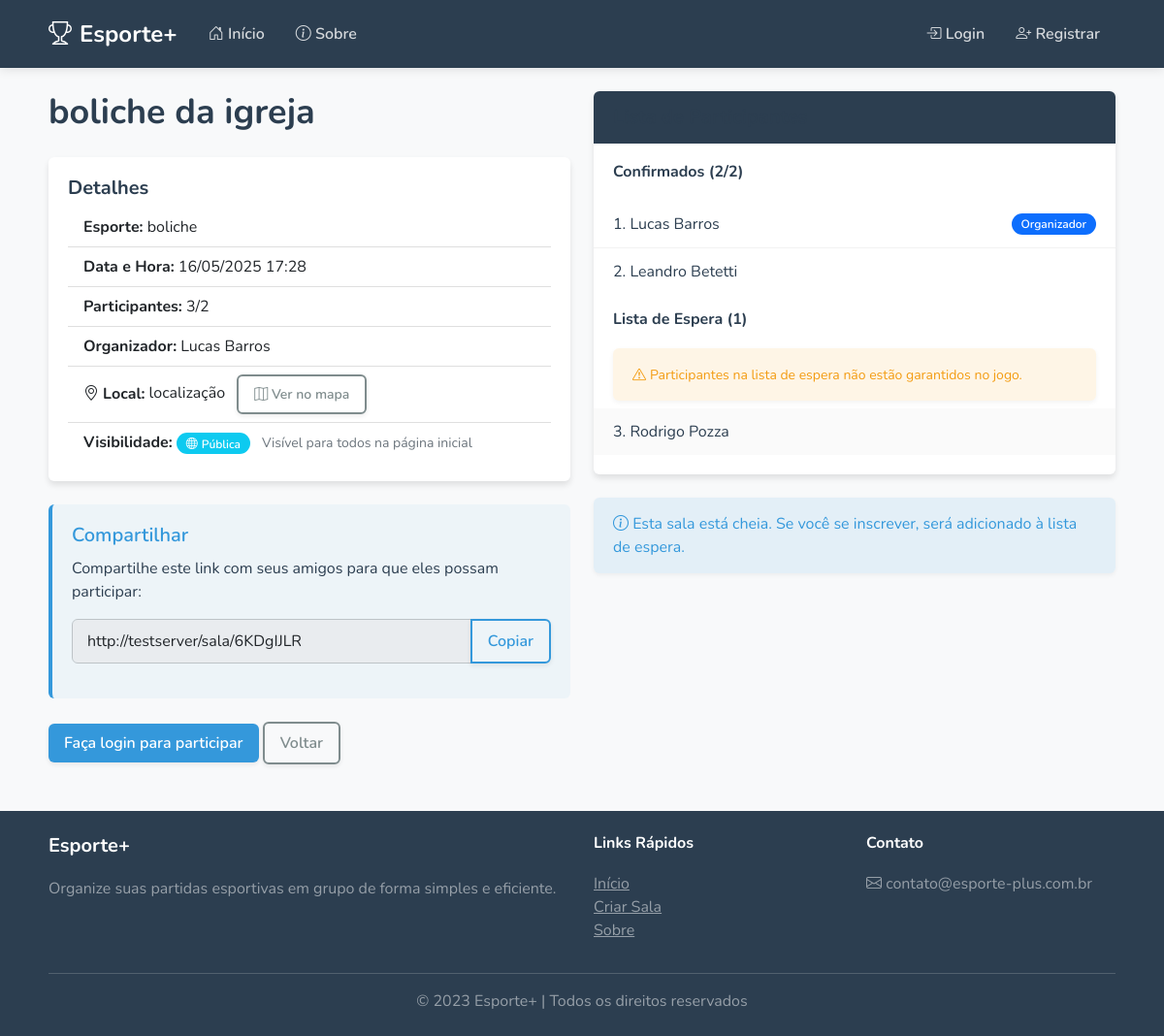
The page /sala/6KDgIJLR on the database its author committed.
### app/models/models.py (models this page shows, shortened)
class Room(db.Model):
    __tablename__ = 'rooms'
    id = db.Column(db.Integer, primary_key=True)
    name = db.Column(db.String(100), nullable=False)
    sport = db.Column(db.String(50), nullable=False)
    date = db.Column(db.DateTime, nullable=False)
    max_participants = db.Column(db.Integer, nullable=False)
    description = db.Column(db.Text, nullable=True)
    link_code = db.Column(db.String(10), unique=True, nullable=False)
    created_at = db.Column(db.DateTime, default=datetime.utcnow)
    is_active = db.Column(db.Boolean, default=True)
    creator_id = db.Column(db.Integer, db.ForeignKey('users.id'), nullable=False)
    is_private = db.Column(db.Boolean, default=False)
    location = db.Column(db.String(200), nullable=True)
    participants = db.relationship('Participant', backref='room', lazy=True)
    def is_full(self):
        return len(self.get_active_participants()) >= self.max_participants
    def get_active_participants(self):
        return [p for p in self.participants if p.is_active]
    def get_waiting_list(self):
        active_participants = self.get_active_participants()
        if len(active_participants) <= self.max_participants:
            return []
        return active_participants[self.max_participants:]
    def get_confirmed_participants(self):
        active_participants = self.get_active_participants()
        return active_participants[:min(len(active_participants), self.max_participants)]

class User(db.Model, UserMixin):
    __tablename__ = 'users'
    id = db.Column(db.Integer, primary_key=True)
    username = db.Column(db.String(50), unique=True, nullable=False)
    email = db.Column(db.String(100), unique=True, nullable=False)
    password_hash = db.Column(db.String(200), nullable=False)
    name = db.Column(db.String(100), nullable=False)
    created_at = db.Column(db.DateTime, default=datetime.utcnow)
    is_active = db.Column(db.Boolean, default=True)
    rooms_created = db.relationship('Room', backref='creator', lazy=True, foreign_keys='Room.creator_id')
    participations = db.relationship('Participant', backref='user', lazy=True)

class Participant(db.Model):
    __tablename__ = 'participants'
    id = db.Column(db.Integer, primary_key=True)
    user_id = db.Column(db.Integer, db.ForeignKey('users.id'), nullable=False)
    room_id = db.Column(db.Integer, db.ForeignKey('rooms.id'), nullable=False)
    registered_at = db.Column(db.DateTime, default=datetime.utcnow)
    is_active = db.Column(db.Boolean, default=True)
    checked_in = db.Column(db.Boolean, default=False)

### app/controllers/room_routes.py (the view)
@room_bp.route('/<link_code>')
def view_room(link_code):
    room = Room.query.filter_by(link_code=link_code).first_or_404()
    is_participating = False
    is_in_waiting_list = False
    user_participation = None
    if current_user.is_authenticated:
        user_participation = current_user.get_participation(room.id)
        is_participating = user_participation is not None
        if is_participating:
            is_in_waiting_list = user_participation.is_in_waiting_list()
    is_owner = current_user.is_authenticated and room.creator_id == current_user.id
    return render_template('view_room.html',
                          room=room,
                          is_owner=is_owner,
                          is_participating=is_participating,
                          is_in_waiting_list=is_in_waiting_list,
                          user_participation=user_participation)

### app/templates/view_room.html (shortened to what this page needs)
{% extends 'layout.html' %}
{% block content %}
<div class="row content-visible">
    <div class="col-md-6">
        <h1>{{ room.name }}</h1>
        <div class="card mb-4" data-aos="fade-up" data-aos-duration="300">
            <div class="card-body">
                <h5 class="card-title">Detalhes</h5>
                <ul class="list-group list-group-flush">
                    <li class="list-group-item"><strong>Esporte:</strong> {{ room.sport }}</li>
                    <li class="list-group-item"><strong>Data e Hora:</strong> {{ room.date.strftime('%d/%m/%Y %H:%M') }}</li>
                    <li class="list-group-item"><strong>Participantes:</strong> {{ room.get_active_participants()|length }}/{{ room.max_participants }}</li>
                    <li class="list-group-item"><strong>Organizador:</strong> {{ room.creator.name }}</li>
                    {% if room.location %}
                        <li class="list-group-item">
                            <strong><i class="bi bi-geo-alt me-1"></i>Local:</strong>
                            <span>{{ room.location }}</span>
                            {% if room.location|length > 5 %}
                                <a href="https://maps.google.com/?q={{ room.location }}" target="_blank" class="btn btn-sm btn-outline-secondary ms-2">
                                    <i class="bi bi-map"></i> Ver no mapa
                                </a>
                            {% endif %}
                        </li>
                    {% endif %}
                    <li class="list-group-item">
                        <strong>Visibilidade:</strong>
                        {% if room.is_private %}
                            <span class="badge bg-secondary">
                                <i class="bi bi-lock-fill me-1"></i>Privada
                            </span>
                            <small class="text-muted ms-2">Esta sala só é acessível por link direto</small>
                        {% else %}
                            <span class="badge bg-info">
                                <i class="bi bi-globe me-1"></i>Pública
                            </span>
                            <small class="text-muted ms-2">Visível para todos na página inicial</small>
                        {% endif %}
                    </li>
                </ul>
            </div>
        </div>
        <div class="share-link" data-aos="fade-up" data-aos-duration="300">
            <h5>Compartilhar</h5>
            <p>Compartilhe este link com seus amigos para que eles possam participar:</p>
            <div class="input-group mb-3">
                <input type="text" class="form-control" value="{{ request.url }}" id="share-url" readonly>
                <button class="btn btn-outline-primary" type="button" onclick="copyShareLink()">Copiar</button>
            </div>
        </div>
        <div class="mt-4" data-aos="fade-up" data-aos-duration="300">
            {% if current_user.is_authenticated %}
                {% if is_owner %}
                    <div class="btn-group">
                        <a href="{{ url_for('room.manage_room', link_code=room.link_code) }}" class="btn btn-primary">
                            <i class="bi bi-gear"></i> Gerenciar Sala
                        </a>
                        <button type="button" class="btn btn-primary dropdown-toggle dropdown-toggle-split" data-bs-toggle="dropdown" aria-expanded="false">
                            <span class="visually-hidden">Toggle Dropdown</span>
                        </button>
                        <ul class="dropdown-menu dropdown-menu-end">
                            {% if room.is_active %}
                                <li>
                                    <a class="dropdown-item text-warning" href="{{ url_for('room.close_room', link_code=room.link_code) }}"
                                       onclick="return confirm('Tem certeza que deseja encerrar esta sala? Isso impedirá novas inscrições.')">
                                        <i class="bi bi-x-circle me-2"></i>Encerrar Sala
                                    </a>
                                </li>
                            {% endif %}
                            <li>
                                <a class="dropdown-item text-danger" href="#" data-bs-toggle="modal" data-bs-target="#deleteRoomModal">
                                    <i class="bi bi-trash me-2"></i>Excluir Sala
                                </a>
                            </li>
                        </ul>
                    </div>
                {% elif room.is_active %}
                    {% if is_participating %}
                        <a href="{{ url_for('room.leave_room', link_code=room.link_code) }}"
                           class="btn btn-danger"
                           onclick="return confirm('Tem certeza que deseja sair desta sala?')">
                            <i class="bi bi-box-arrow-left"></i> Sair da Sala
                        </a>
                    {% else %}
                        <a href="{{ url_for('room.join_room', link_code=room.link_code) }}" class="btn btn-success">
                            <i class="bi bi-check-circle"></i> Participar
                        </a>
                    {% endif %}
                {% endif %}
            {% else %}
                <a href="{{ url_for('auth.login', next=request.url) }}" class="btn btn-primary">
                    Faça login para participar
                </a>
            {% endif %}
            <a href="{{ url_for('main.index') }}" class="btn btn-outline-secondary">Voltar</a>
        </div>
    </div>
    <div class="col-md-6">
        <div class="card mb-4" data-aos="fade-up" data-aos-duration="300">
            <div class="card-header">
                <h5 class="mb-0">Lista de Participantes</h5>
            </div>
            <div class="card-body">
                {% if room.get_active_participants() %}
                    <h6>Confirmados ({{ room.get_confirmed_participants()|length }}/{{ room.max_participants }})</h6>
                    <div class="participant-list mb-3">
                        {% for participant in room.get_confirmed_participants() %}
                            <div class="participant-item">
                                {{ loop.index }}. {{ participant.user.name }}
                                {% if participant.user.id == room.creator_id %}
                                    <span class="badge bg-primary ms-2">Organizador</span>
                                {% endif %}
                            </div>
                        {% endfor %}
                    </div>
                    {% if room.get_waiting_list() %}
                        <h6>Lista de Espera ({{ room.get_waiting_list()|length }})</h6>
                        <div class="alert alert-warning mb-2">
                            <small><i class="bi bi-exclamation-triangle me-1"></i>Participantes na lista de espera não estão garantidos no jogo.</small>
                        </div>
                        <div class="participant-list waiting-list">
                            {% for participant in room.get_waiting_list() %}
                                <div class="participant-item">
                                    {{ loop.index + room.max_participants }}. {{ participant.user.name }}
                                </div>
                            {% endfor %}
                        </div>
                    {% endif %}
                {% else %}
                    <p class="text-muted">Ainda não há participantes inscritos.</p>
                {% endif %}
            </div>
        </div>
        {% if not room.is_active %}
            <div class="alert alert-warning">
                <i class="bi bi-exclamation-triangle"></i> Esta sala está encerrada e não aceita mais participantes.
            </div>
        {% elif room.is_full() and not is_participating %}
            <div class="alert alert-info">
                <i class="bi bi-info-circle"></i> Esta sala está cheia. Se você se inscrever, será adicionado à lista de espera.
            </div>
        {% endif %}
    </div>
</div>
{% endblock %}

### app/static/css/style.css (style rules this page uses)
:root { --primary: #2c3e50; --primary-light: #34495e; --secondary: #3498db; --secondary-light: #5dade2; --accent: #e67e22; --success: #27ae60; --danger: #e74c3c; --warning: #f39c12; --light: #ecf0f1; --dark: #1a252f; --gray: #95a5a6; --gray-light: #bdc3c7; --gray-dark: #7f8c8d; --body-bg: #f8f9fa; --text-color: #2c3e50; --border-radius: 6px; --box-shadow: 0 4px 6px rgba(0, 0, 0, 0.1); --transition: all 0.3s ease; }
body { min-height: 100vh; display: flex; flex-direction: column; font-family: 'Nunito', 'Segoe UI', -apple-system, BlinkMacSystemFont, sans-serif; background-color: var(--body-bg); color: var(--text-color); }
[data-aos] { pointer-events: auto !important; }
.content-visible { opacity: 1 !important; transform: none !important; visibility: visible !important; }
.btn { border-radius: var(--border-radius); font-weight: 600; padding: 8px 16px; transition: var(--transition); border: none; box-shadow: 0 2px 5px rgba(0, 0, 0, 0.08); }
.btn-primary { background-color: var(--secondary); }
.btn-outline-primary { color: var(--secondary); border: 2px solid var(--secondary); }
.btn-outline-secondary { color: var(--gray-dark); border: 2px solid var(--gray-dark); }
.card { border: none; border-radius: var(--border-radius); box-shadow: var(--box-shadow); overflow: hidden; transition: var(--transition); margin-bottom: 24px; }
.card-header { background-color: var(--primary); color: white; font-weight: 600; padding: 15px 20px; border-bottom: none; }
.card-body { padding: 20px; }
.participant-list { max-height: 300px; overflow-y: auto; margin: 0 -20px; }
.participant-item { padding: 12px 20px; border-bottom: 1px solid rgba(0, 0, 0, 0.05); transition: var(--transition); display: flex; align-items: center; justify-content: space-between; }
.participant-item:last-child { border-bottom: none; }
.waiting-list { background-color: rgba(0, 0, 0, 0.02); }
.alert { border: none; border-radius: var(--border-radius); box-shadow: 0 2px 5px rgba(0, 0, 0, 0.05); padding: 15px 20px; }
.alert-info { background-color: rgba(52, 152, 219, 0.1); color: var(--secondary); }
.alert-warning { background-color: rgba(243, 156, 18, 0.1); color: var(--warning); }
.form-control { border-radius: var(--border-radius); padding: 10px 15px; border: 1px solid var(--gray-light); transition: var(--transition); }
.share-link { background-color: rgba(52, 152, 219, 0.05); padding: 20px; border-radius: var(--border-radius); margin: 20px 0; border-left: 4px solid var(--secondary); }
.share-link h5 { color: var(--secondary); margin-bottom: 10px; font-weight: 600; }
.badge { font-weight: 600; padding: 5px 10px; border-radius: 20px; }
h1, h2, h3, h4, h5, h6 { font-weight: 700; margin-bottom: 20px; color: var(--primary); }
h1 { font-size: 2.25rem; margin-bottom: 25px; }

### app/templates/view_room.html (style rules this page uses)
.content-visible { opacity: 1 !important; transform: none !important; visibility: visible !important; }
[data-aos] { transition-duration: 400ms !important; }

### rows shown on the page
Room: name "boliche da igreja", sport "boliche", date "16/05/2025 17:28", max_participants "2", location "localização"
User: creator.name "Lucas Barros"
Participant: user.name "Lucas Barros", shows "Organizador"
Participant: user.name "Leandro Betetti"
Participant: user.name "Rodrigo Pozza"

### other values the page prints
{{ room.get_active_participants()|length }} "3"
{{ room.get_confirmed_participants()|length }} "2"
{{ room.get_waiting_list()|length }} "1"
